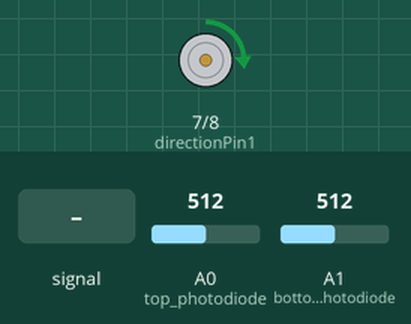
Simulated run of this sketch. Board: Arduino Uno, built with avr-gcc and run on an emulated ATmega328P. On the bench: motor-driver pin pairs drawn as motors (green arrow = first pin HIGH = forward, orange = second pin HIGH = backward, longer = more drive, scaled by the enable pin). The inputs (shaded band) are chosen by the test bench; at power-on: A1 (bottom_photodiode) = 512, A0 (top_photodiode) = 512. What the sketch prints to the serial monitor is not drawn.

Above: at 1.2 s.
1.3 s: A0 (top_photodiode) fed a 200 Hz sine of ±81 counts around its level
At 2.57 s:
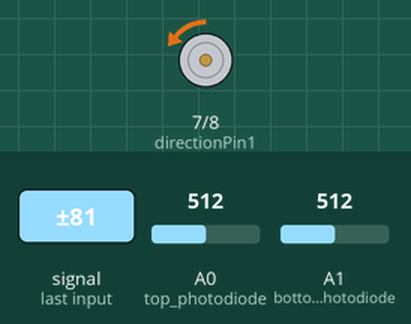
4.3 s: A1 (bottom_photodiode) set to 703
Timing chart, 0 to 5.1 s (numbered marks = the images above; inputs shaded):
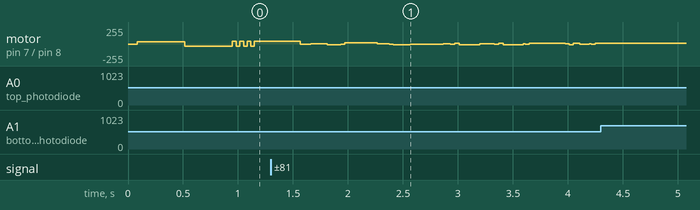

The sketch:

step_response.ino
```cpp
// add after measurement. This is the range of the photodiodes
const int16_t topMax = 708;
const int16_t bottomMax = 693;
const int16_t topMin = 60;
const int16_t bottomMin = 54;

// corresponds to 0.2V motor minimum at 5V supply
const int16_t minPWM = 0;
const int16_t deadband = 0;

// controller gains
const float kp = 12;
const float ki = 5;

// max angular range from -theta to +theta
const float angleRange = 22.5;

// slope and offset values for converting ADC voltage (0-1023) into angle (11.25 to -11.25) in degrees
const float slope = angleRange/((topMax - bottomMin) - (topMin - bottomMax));
const float angleOffset = (angleRange/2) - slope*(topMax - bottomMin);

float integralErrorTotal = 0;
unsigned long previousTime = 0;

const uint8_t directionPin1 = 7;
const uint8_t directionPin2 = 8;
const uint8_t speedPin = 6;

// Lookup table parameters
const uint16_t tableSize = 360;  // Number of entries in the sine lookup table
float sineLookup[tableSize];  // Sine wave lookup table
float A = 3;  // Amplitude (Degrees)
float f = 15; // Frequency (Hz)
unsigned long period_us;  // Period in microseconds

void setup() {
  // Initialize the serial communication at a higher baud rate
  Serial.begin(115200);

  // Configure the analog pins A0 and A1 as input
  pinMode(A0, INPUT); // top photodiode
  pinMode(A1, INPUT); // bottom photodiode

  pinMode(directionPin1, OUTPUT);
  pinMode(directionPin2, OUTPUT);
  pinMode(speedPin, OUTPUT);

  // Precompute the sine lookup table
  for (int i = 0; i < tableSize; i++) {
      float angle = (2.0 * PI * i) / tableSize;  // Angle in radians
      sineLookup[i] = A * sin(angle);  // Scaled by amplitude
  }

  // Calculate the period in microseconds based on frequency
  period_us = 1000000 / f;  // 1 second (1e6 us) divided by frequency
 }

void loop() {
  // Record the current time in microseconds
  unsigned long currentTime = micros();

  // Find the corresponding index in the lookup table
  unsigned long timeInCycle = currentTime % period_us;  // Time within one period
  int tableIndex = map(timeInCycle, 0, period_us, 0, tableSize - 1);  // Map time to table index

  // Get the reference angle from the lookup table
  float refAngle = sineLookup[tableIndex];

  // Read analog values from A0 and A1
  int analogValueA0 = analogRead(A0);
  int analogValueA1 = analogRead(A1);

  // Calculate the angle based on difference
  int analogDiff = analogValueA0 - analogValueA1;
  float mirrorAngle = slope*analogDiff + angleOffset;

  // generate the error term
  float error = refAngle - mirrorAngle;

  // add the error to the total error counter
  integralErrorTotal += (error * (currentTime - previousTime))*0.000001;

  // generate control signal using error, total error and gains
  int16_t commandSignal = (kp * error) + ki * integralErrorTotal;

  // send commands to the l298n
  if(commandSignal < -deadband){
    digitalWrite(directionPin1, LOW);
    digitalWrite(directionPin2, HIGH);
    commandSignal -= minPWM;
  }
  else if (commandSignal > deadband){
    digitalWrite(directionPin1, HIGH);
    digitalWrite(directionPin2, LOW);
    commandSignal += minPWM;
  }
  else{
    digitalWrite(directionPin1, LOW);
    digitalWrite(directionPin2, LOW);
    //commandSignal = 0;
  }

  commandSignal = constrain(commandSignal, -255, 255);
  analogWrite(speedPin, abs(commandSignal));

  //prints in the following format
  // Current time [us], Angle (measured), Angle (reference), Error, Total integral error, Command Signal
  if (currentTime % 10000 < 500) {
      //Serial.print(currentTime);
      //Serial.print(",");
      Serial.print(mirrorAngle);
      Serial.print(",");
      Serial.println(refAngle);
      //Serial.print(",");
      //Serial.println(integralErrorTotal);
      //Serial.print(error);
      //Serial.print(",");
      //Serial.println(commandSignal);
  }
  previousTime = currentTime;

  }
```
